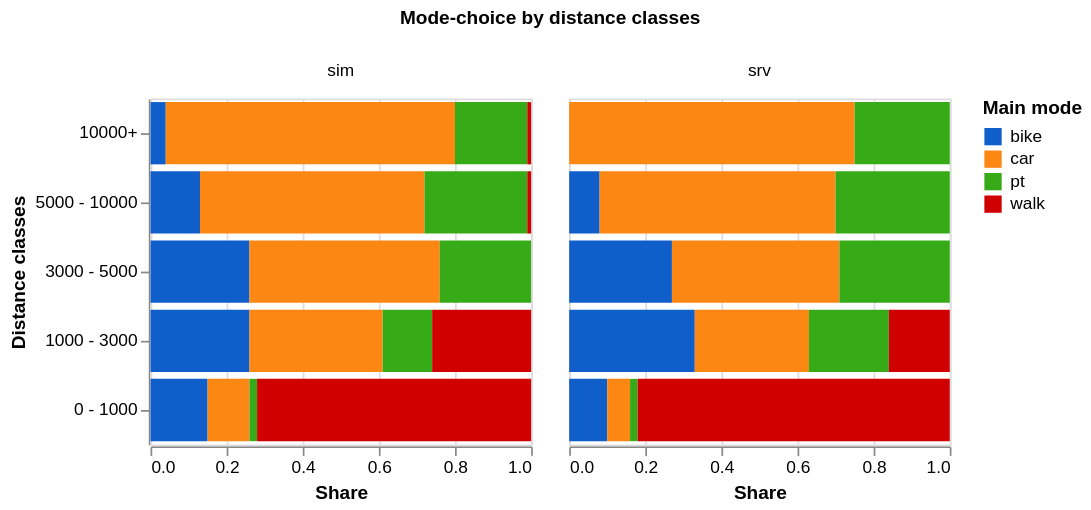

The Vega-Lite source for this figure:
### Vega-Lite specification from a JSON file in a GitHub repository (floating-point values rounded to 4 significant figures)
{"$schema": "https://vega.github.io/schema/vega-lite/v5.json", "data": {"values": [{"dist_group": "0 - 1000", "main_mode": "bike", "trips": "9933", "mode": "bike", "scaled_trips": "39732", "source": "sim", "tripdistancegroupindex": "0", "pct": "0.15"}, {"dist_group": "0 - 1000", "main_mode": "car", "trips": "5920", "mode": "car", "scaled_trips": "23680", "source": "sim", "tripdistancegroupindex": "0", "pct": "0.11"}, {"dist_group": "0 - 1000", "main_mode": "pt", "trips": "2461", "mode": "pt", "scaled_trips": "9844", "source": "sim", "tripdistancegroupindex": "0", "pct": "0.02"}, {"dist_group": "0 - 1000", "main_mode": "walk", "trips": "84384", "mode": "walk", "scaled_trips": "337536", "source": "sim", "tripdistancegroupindex": "0", "pct": "0.72"}, {"dist_group": "1000 - 3000", "main_mode": "bike", "trips": "49716", "mode": "bike", "scaled_trips": "198864", "source": "sim", "tripdistancegroupindex": "1", "pct": "0.26"}, {"dist_group": "1000 - 3000", "main_mode": "car", "trips": "45395", "mode": "car", "scaled_trips": "181580", "source": "sim", "tripdistancegroupindex": "1", "pct": "0.35"}, {"dist_group": "1000 - 3000", "main_mode": "pt", "trips": "31341", "mode": "pt", "scaled_trips": "125364", "source": "sim", "tripdistancegroupindex": "1", "pct": "0.13"}, {"dist_group": "1000 - 3000", "main_mode": "walk", "trips": "23605", "mode": "walk", "scaled_trips": "94420", "source": "sim", "tripdistancegroupindex": "1", "pct": "0.26"}, {"dist_group": "3000 - 5000", "main_mode": "bike", "trips": "18383", "mode": "bike", "scaled_trips": "73532", "source": "sim", "tripdistancegroupindex": "2", "pct": "0.26"}, {"dist_group": "3000 - 5000", "main_mode": "car", "trips": "30013", "mode": "car", "scaled_trips": "120052", "source": "sim", "tripdistancegroupindex": "2", "pct": "0.5"}, {"dist_group": "3000 - 5000", "main_mode": "pt", "trips": "20161", "mode": "pt", "scaled_trips": "80644", "source": "sim", "tripdistancegroupindex": "2", "pct": "0.24"}, {"dist_group": "3000 - 5000", "main_mode": "walk", "trips": "281", "mode": "walk", "scaled_trips": "1124", "source": "sim", "tripdistancegroupindex": "2", "pct": "0.0"}, {"dist_group": "5000 - 10000", "main_mode": "bike", "trips": "5441", "mode": "bike", "scaled_trips": "21764", "source": "sim", "tripdistancegroupindex": "3", "pct": "0.13"}, {"dist_group": "5000 - 10000", "main_mode": "car", "trips": "45974", "mode": "car", "scaled_trips": "183896", "source": "sim", "tripdistancegroupindex": "3", "pct": "0.59"}, {"dist_group": "5000 - 10000", "main_mode": "pt", "trips": "22012", "mode": "pt", "scaled_trips": "88048", "source": "sim", "tripdistancegroupindex": "3", "pct": "0.27"}, {"dist_group": "5000 - 10000", "main_mode": "walk", "trips": "96", "mode": "walk", "scaled_trips": "384", "source": "sim", "tripdistancegroupindex": "3", "pct": "0.01"}, {"dist_group": "10000+", "main_mode": "bike", "trips": "144", "mode": "bike", "scaled_trips": "576", "source": "sim", "tripdistancegroupindex": "4", "pct": "0.04"}, {"dist_group": "10000+", "main_mode": "car", "trips": "54147", "mode": "car", "scaled_trips": "216588", "source": "sim", "tripdistancegroupindex": "4", "pct": "0.76"}, {"dist_group": "10000+", "main_mode": "pt", "trips": "18463", "mode": "pt", "scaled_trips": "73852", "source": "sim", "tripdistancegroupindex": "4", "pct": "0.19"}, {"dist_group": "10000+", "main_mode": "walk", "trips": "29", "mode": "walk", "scaled_trips": "116", "source": "sim", "tripdistancegroupindex": "4", "pct": "0.01"}, {"dist_group": "0 - 1000", "main_mode": "bike", "trips": "9933", "mode": "bike", "scaled_trips": "39732", "source": "srv", "tripdistancegroupindex": "0", "pct": "0.10"}, {"dist_group": "0 - 1000", "main_mode": "car", "trips": "5920", "mode": "car", "scaled_trips": "23680", "source": "srv", "tripdistancegroupindex": "0", "pct": "0.06"}, {"dist_group": "0 - 1000", "main_mode": "pt", "trips": "2461", "mode": "pt", "scaled_trips": "9844", "source": "srv", "tripdistancegroupindex": "0", "pct": "0.02"}, {"dist_group": "0 - 1000", "main_mode": "walk", "trips": "84384", "mode": "walk", "scaled_trips": "337536", "source": "srv", "tripdistancegroupindex": "0", "pct": "0.82"}, {"dist_group": "1000 - 3000", "main_mode": "bike", "trips": "49716", "mode": "bike", "scaled_trips": "198864", "source": "srv", "tripdistancegroupindex": "1", "pct": "0.33"}, {"dist_group": "1000 - 3000", "main_mode": "car", "trips": "45395", "mode": "car", "scaled_trips": "181580", "source": "srv", "tripdistancegroupindex": "1", "pct": "0.30"}, {"dist_group": "1000 - 3000", "main_mode": "pt", "trips": "31341", "mode": "pt", "scaled_trips": "125364", "source": "srv", "tripdistancegroupindex": "1", "pct": "0.21"}, {"dist_group": "1000 - 3000", "main_mode": "walk", "trips": "23605", "mode": "walk", "scaled_trips": "94420", "source": "srv", "tripdistancegroupindex": "1", "pct": "0.16"}, {"dist_group": "3000 - 5000", "main_mode": "bike", "trips": "18383", "mode": "bike", "scaled_trips": "73532", "source": "srv", "tripdistancegroupindex": "2", "pct": "0.27"}, {"dist_group": "3000 - 5000", "main_mode": "car", "trips": "30013", "mode": "car", "scaled_trips": "120052", "source": "srv", "tripdistancegroupindex": "2", "pct": "0.44"}, {"dist_group": "3000 - 5000", "main_mode": "pt", "trips": "20161", "mode": "pt", "scaled_trips": "80644", "source": "srv", "tripdistancegroupindex": "2", "pct": "0.29"}, {"dist_group": "3000 - 5000", "main_mode": "walk", "trips": "281", "mode": "walk", "scaled_trips": "1124", "source": "srv", "tripdistancegroupindex": "2", "pct": "0.0"}, {"dist_group": "5000 - 10000", "main_mode": "bike", "trips": "5441", "mode": "bike", "scaled_trips": "21764", "source": "srv", "tripdistancegroupindex": "3", "pct": "0.08"}, {"dist_group": "5000 - 10000", "main_mode": "car", "trips": "45974", "mode": "car", "scaled_trips": "183896", "source": "srv", "tripdistancegroupindex": "3", "pct": "0.62"}, {"dist_group": "5000 - 10000", "main_mode": "pt", "trips": "22012", "mode": "pt", "scaled_trips": "88048", "source": "srv", "tripdistancegroupindex": "3", "pct": "0.30"}, {"dist_group": "5000 - 10000", "main_mode": "walk", "trips": "96", "mode": "walk", "scaled_trips": "384", "source": "srv", "tripdistancegroupindex": "3", "pct": "0.0"}, {"dist_group": "10000+", "main_mode": "bike", "trips": "144", "mode": "bike", "scaled_trips": "576", "source": "srv", "tripdistancegroupindex": "4", "pct": "0.0"}, {"dist_group": "10000+", "main_mode": "car", "trips": "54147", "mode": "car", "scaled_trips": "216588", "source": "srv", "tripdistancegroupindex": "4", "pct": "0.75"}, {"dist_group": "10000+", "main_mode": "pt", "trips": "18463", "mode": "pt", "scaled_trips": "73852", "source": "srv", "tripdistancegroupindex": "4", "pct": "0.25"}, {"dist_group": "10000+", "main_mode": "walk", "trips": "29", "mode": "walk", "scaled_trips": "116", "source": "srv", "tripdistancegroupindex": "4", "pct": "0.0"}]}, "mark": "bar", "width": 220, "height": 200, "encoding": {"column": {"field": "source", "title": "Mode-choice by distance classes"}, "x": {"field": "pct", "type": "quantitative", "title": "Share"}, "y": {"field": "dist_group", "sort": ["10000+", "5000 - 10000", "3000 - 5000", "1000 - 3000", "0 - 1000"], "title": "Distance classes"}, "color": {"field": "main_mode", "type": "nominal", "title": "Main mode", "scale": {"domain": ["bike", "car", "pt", "walk"], "range": ["#0f5eca ", "#fc8712", "#37ab17", "#d00000"]}}}}
